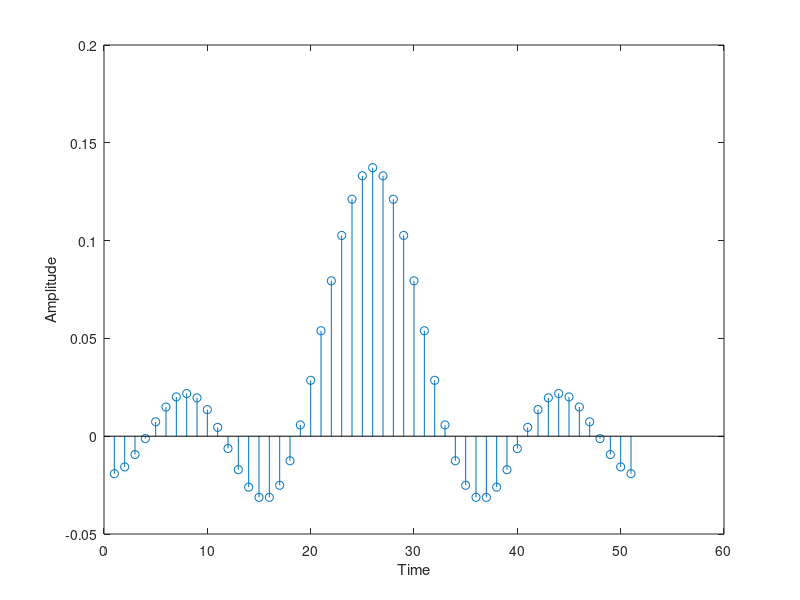
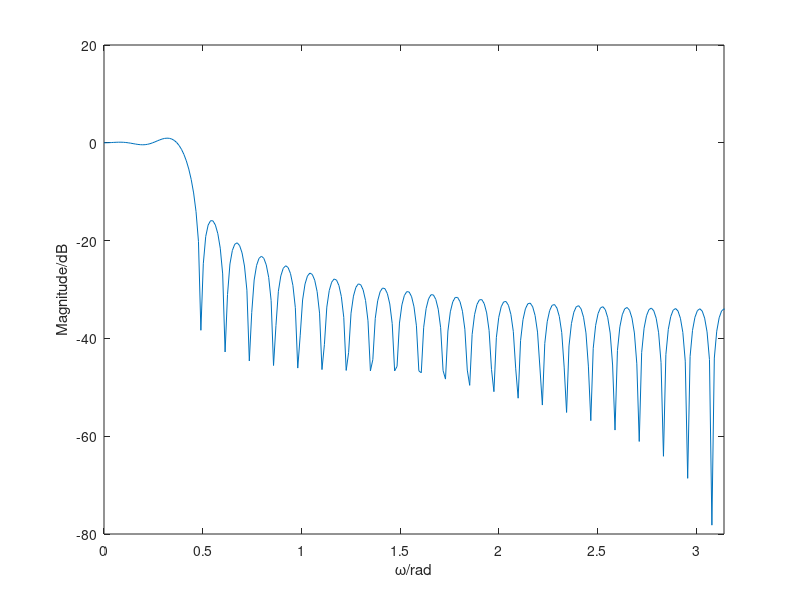

Write MATLAB code to recreate these figures, in order.
N=51;

alpha=(N-1)/2;
Hmagval=[ones(1,4),zeros(1,22)];
wk=2*pi/N*(0:alpha);

Hphi = exp(-1i*wk*alpha);
H=Hmagval.*Hphi;

H = [H, conj(H(end:-1:2))];
h=ifft(H);

figure(1);
stem(h);
xlabel('Time');ylabel('Amplitude');

figure(2);
H=fft(h,512);
plot(2*pi/length(H)*(0:length(H)-1),20*log10(abs(H)));

xlim([0 pi]);
xlabel('\omega/rad');ylabel('Magnitude/dB');
